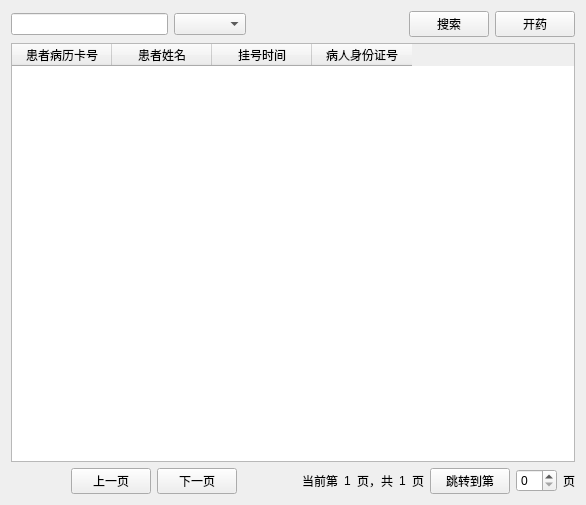
<?xml version="1.0" encoding="UTF-8"?>
<ui version="4.0">
 <class>Form</class>
 <widget class="QWidget" name="Form">
  <property name="geometry">
   <rect>
    <x>0</x>
    <y>0</y>
    <width>586</width>
    <height>505</height>
   </rect>
  </property>
  <property name="windowTitle">
   <string>Form</string>
  </property>
  <layout class="QVBoxLayout" name="verticalLayout">
   <item>
    <layout class="QHBoxLayout" name="horizontalLayout">
     <item>
      <widget class="QLineEdit" name="lineEdit"/>
     </item>
     <item>
      <widget class="QComboBox" name="comboBox"/>
     </item>
     <item>
      <spacer name="horizontalSpacer">
       <property name="orientation">
        <enum>Qt::Horizontal</enum>
       </property>
       <property name="sizeHint" stdset="0">
        <size>
         <width>40</width>
         <height>20</height>
        </size>
       </property>
      </spacer>
     </item>
     <item>
      <widget class="QPushButton" name="pushButton_search">
       <property name="text">
        <string>搜索</string>
       </property>
      </widget>
     </item>
     <item>
      <widget class="QPushButton" name="pushButton_ph">
       <property name="text">
        <string>开药</string>
       </property>
      </widget>
     </item>
    </layout>
   </item>
   <item>
    <widget class="QTableWidget" name="tableWidget">
     <column>
      <property name="text">
       <string>患者病历卡号</string>
      </property>
     </column>
     <column>
      <property name="text">
       <string>患者姓名</string>
      </property>
     </column>
     <column>
      <property name="text">
       <string>挂号时间</string>
      </property>
     </column>
     <column>
      <property name="text">
       <string>病人身份证号</string>
      </property>
     </column>
    </widget>
   </item>
   <item>
    <layout class="QHBoxLayout" name="horizontalLayout_2">
     <item>
      <spacer name="horizontalSpacer_3">
       <property name="orientation">
        <enum>Qt::Horizontal</enum>
       </property>
       <property name="sizeHint" stdset="0">
        <size>
         <width>40</width>
         <height>20</height>
        </size>
       </property>
      </spacer>
     </item>
     <item>
      <widget class="QPushButton" name="pushButton_front">
       <property name="text">
        <string>上一页</string>
       </property>
      </widget>
     </item>
     <item>
      <widget class="QPushButton" name="pushButton_after">
       <property name="text">
        <string>下一页</string>
       </property>
      </widget>
     </item>
     <item>
      <spacer name="horizontalSpacer_4">
       <property name="orientation">
        <enum>Qt::Horizontal</enum>
       </property>
       <property name="sizeHint" stdset="0">
        <size>
         <width>40</width>
         <height>20</height>
        </size>
       </property>
      </spacer>
     </item>
     <item>
      <widget class="QLabel" name="label_2">
       <property name="text">
        <string>当前第</string>
       </property>
      </widget>
     </item>
     <item>
      <widget class="QLabel" name="label_cur">
       <property name="text">
        <string>1</string>
       </property>
      </widget>
     </item>
     <item>
      <widget class="QLabel" name="label_3">
       <property name="text">
        <string>页，共</string>
       </property>
      </widget>
     </item>
     <item>
      <widget class="QLabel" name="label_sum">
       <property name="text">
        <string>1</string>
       </property>
      </widget>
     </item>
     <item>
      <widget class="QLabel" name="label_5">
       <property name="text">
        <string>页</string>
       </property>
      </widget>
     </item>
     <item>
      <widget class="QPushButton" name="pushButton_skip">
       <property name="text">
        <string>跳转到第</string>
       </property>
      </widget>
     </item>
     <item>
      <widget class="QSpinBox" name="spinBox"/>
     </item>
     <item>
      <widget class="QLabel" name="label_6">
       <property name="text">
        <string>页</string>
       </property>
      </widget>
     </item>
    </layout>
   </item>
  </layout>
 </widget>
 <resources/>
 <connections/>
</ui>
